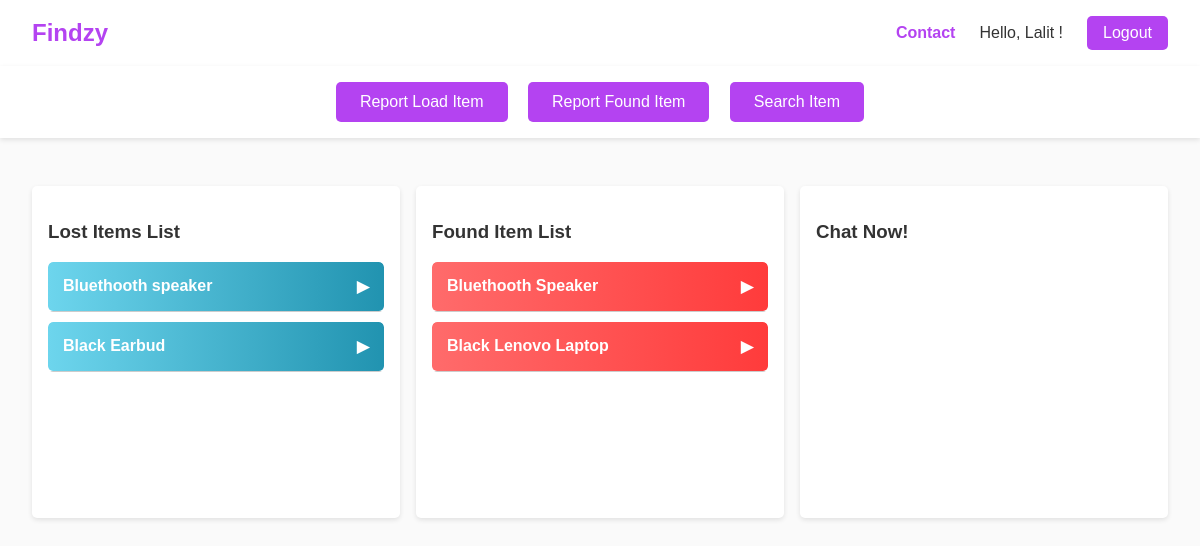
Page /dashboard/home (signed in) on the earlier database version.
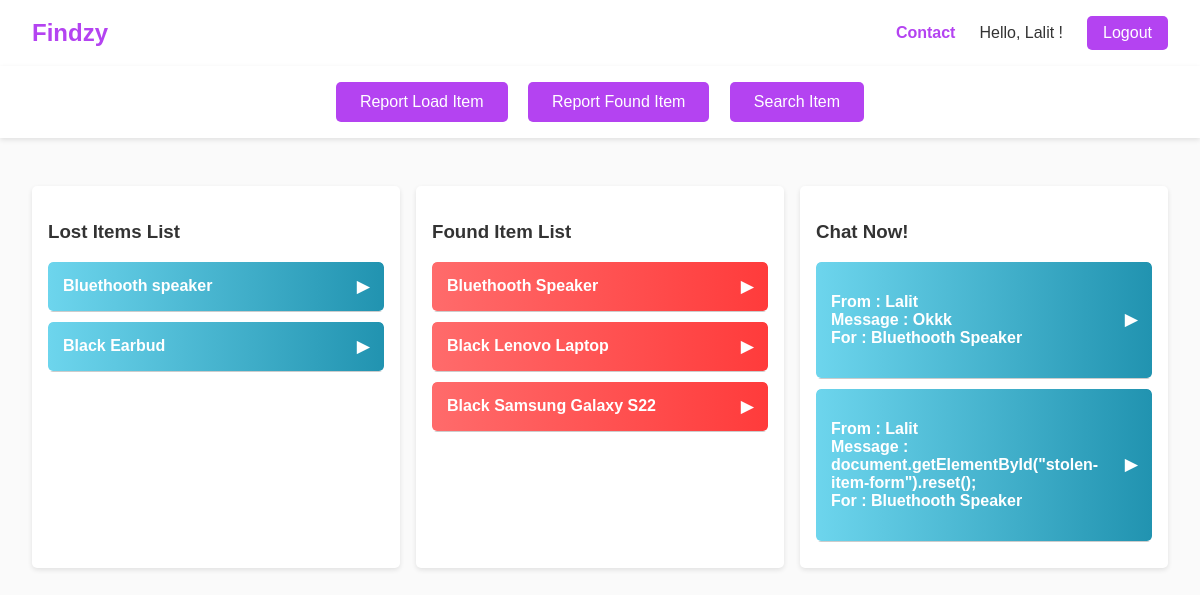
Same page on the later database version.
### dashboard/models.py (models this page shows, shortened)
class ReportItem(models.Model):
    uid = models.UUIDField(primary_key=True, default=uuid.uuid4, editable=False)
    user = models.ForeignKey(User, on_delete=models.CASCADE, related_name="stolen_items")
    name = models.CharField(max_length=255)
    category = models.CharField(max_length=100)
    description = models.TextField()
    stolen_datetime = models.DateTimeField()
    location = models.CharField(max_length=255)
    keywords = models.TextField(blank=True)
    created_at = models.DateTimeField(auto_now_add=True)

class StolenItem(models.Model):
    uid = models.UUIDField(primary_key=True, default=uuid.uuid4, editable=False)
    user = models.ForeignKey(User, on_delete=models.CASCADE, related_name="report_item")
    name = models.CharField(max_length=255)
    category = models.CharField(max_length=100)  # User input instead of choices
    description = models.TextField()
    stolen_datetime = models.DateTimeField()  # Changed from DateField to DateTimeField
    location = models.CharField(max_length=255)
    location_description = models.TextField()  # Extra column for detailed location description
    keywords = models.TextField(blank=True)  # Stores extracted keywords
    created_at = models.DateTimeField(auto_now_add=True)

class Message(models.Model):
    uid = models.UUIDField(primary_key=True, default=uuid.uuid4, editable=False)
    sender = models.ForeignKey(User, related_name='sent_messages', on_delete=models.CASCADE)
    receiver = models.ForeignKey(User, related_name='received_messages', on_delete=models.CASCADE)
    item = models.ForeignKey(StolenItem,related_name='stolen_item',on_delete=models.CASCADE)
    body = models.TextField()
    created_at = models.DateTimeField(auto_now_add=True)

### dashboard/views.py (the view, shortened to what this page needs)
# urls.py: path('home',views.dashboard),
def dashboard(request):
    stolen = StolenItem.objects.filter(user=request.user)
    report = ReportItem.objects.filter(user=request.user)
    messages = Message.objects.filter(receiver=request.user).order_by("-created_at")[:10]
    data = {
        'items':stolen,
        'reports':report,
        'messages':messages,
        'msg':"success"
    }
    return render(request,'dashboard.html',context=data)

### templates/dashboard.html (shortened to what this page needs)
<!DOCTYPE html>
<html lang="en">
<head>
    {% load static %}
</head>
<body>
<header>
    <a href="#" class="logo">Findzy</a>
    <div class="header-links">
        <a href="contact.html">Contact</a>
        <span class="hello-user">Hello, {{ request.user.first_name }} !</span>
        <button class="logout-btn" onclick="logout()">Logout</button>
    </div>
</header>
<div class="action-row">
    <button onclick="openModal('report')">Report Load Item</button>
    <button onclick="openModal('stolen')">Report Found Item</button>
    <button onclick="openModal('search')">Search Item</button>
</div>
<main class="container">
    <div class="box">
        <h3>Lost Items List</h3>
        {% for report in reports %}
        <div class="accordion">
            <div class="accordion-header" onclick="toggleAccordion(this)">
                {{report.name}}
                <span>▶</span>
            </div>
            <div class="accordion-content">
            </div>
        </div>
        {% endfor %}
    </div>
    <div class="box">
        <h3>Found Item List</h3>
        {% for item in items %}
        <div class="accordion">
            <div class="accordion-header" onclick="toggleAccordion(this)">
                {{item.name}}
                <span>▶</span>
            </div>
            <div class="accordion-content">
            </div>
        </div>
        {% endfor %}
    </div>
    <div class="box messages">
        <h3>Chat Now!</h3>
        {% for msg in messages %}
        <div class="accordion">
            <div class="accordion-header" onclick="toggleAccordion(this)">
                <p>From : {{msg.sender.first_name}} <br>Message : {{msg.body}} <br>For : {{msg.item.name}}</p>
                <span>▶</span>
            </div>
            <div class="accordion-content">
            </div>
        </div>
        {% endfor %}
    </div>
</main>
</body>
</html>

Differences in the rows shown:
added StolenItem: name "Black Samsung Galaxy S22"
added Message: sender.first_name "Lalit", body "Okkk", item.name "Bluethooth Speaker"
added Message: sender.first_name "Lalit", body "document.getElementById(\"stolen-item-form\").reset();", item.name "Bluethooth Speaker"
